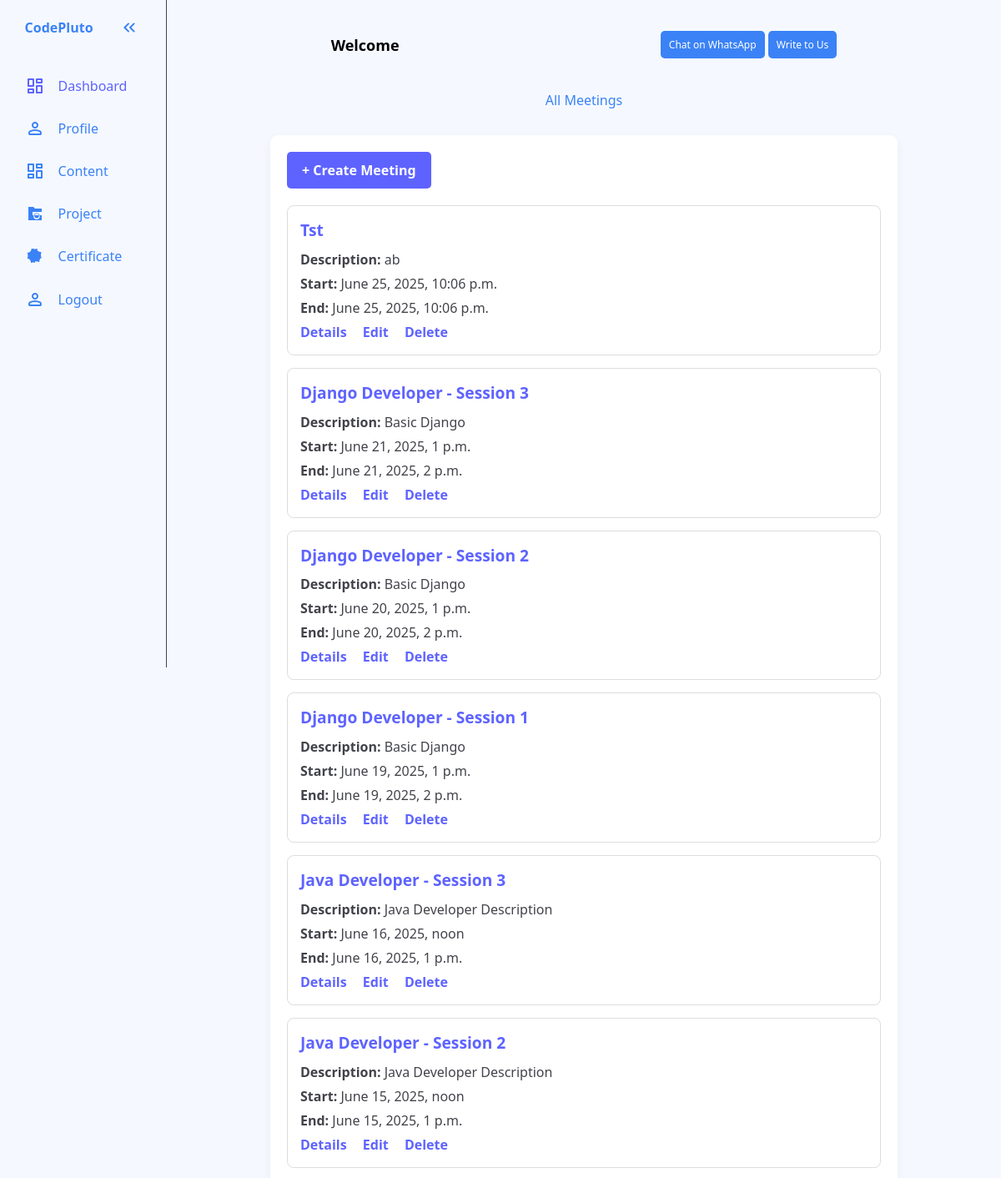
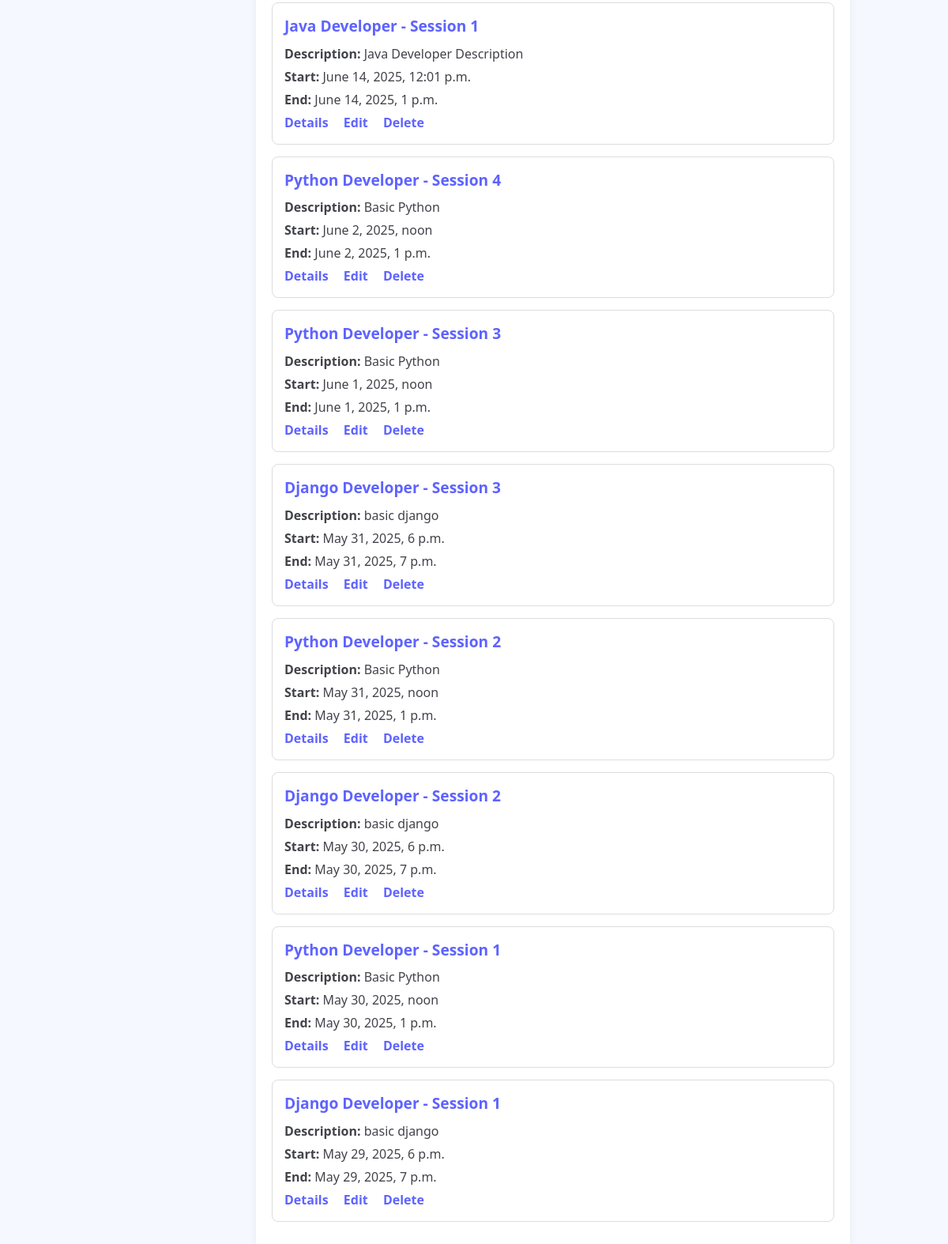
The app's page /meeting_list/ with its own data (2 pictures, top to bottom).
### myapp/models.py (models this page shows, shortened)
class Meeting(models.Model):
    user = models.ForeignKey(CustomUser, on_delete=models.CASCADE,null=True)
    teacher = models.ForeignKey(Teacher,on_delete=models.CASCADE,null=True)
    title = models.CharField(max_length=255)
    description = models.TextField(blank=True)
    start_time = models.DateTimeField()
    end_time = models.DateTimeField()
    meet_link = models.URLField(blank=True)
    recording_link = models.URLField(blank=True)
    google_event_id = models.CharField(max_length=255, blank=True, null=True)
    completed = models.BooleanField(default="False",null=True)
    created_at = models.DateTimeField(auto_now_add=True,null=True)

### myapp/views.py (the view)
# urls.py: path('meeting_list/',meeting_list,name='meeting_list'),
def meeting_list(request):
    meetings = Meeting.objects.all().order_by('-start_time')
    return render(request, 'gmeet/meeting_list.html', {'meetings': meetings})

### templates/gmeet/meeting_list.html (shortened to what this page needs)
{% extends 'base.html' %}
{% load static%}
{% block 'content' %}
</head>
<body>
    <h2>All Meetings</h2>
    <div class="container">
        <a href="{% url 'create_meeting' %}" class="create-button">+ Create Meeting</a>
        {% for meeting in meetings %}
            <div class="meeting-card">
                <div class="meeting-title">{{ meeting.title }}</div>
                <div class="meeting-info"><strong>Description:</strong> {{ meeting.description }}</div>
                <div class="meeting-info"><strong>Start:</strong> {{ meeting.start_time }}</div>
                <div class="meeting-info"><strong>End:</strong> {{ meeting.end_time }}</div>
                <div class="actions">
                    <a href="{% url 'meeting_detail' meeting.id %}">Details</a>
                    <a href="{% url 'update_meeting' meeting.id %}">Edit</a>
                    <a href="{% url 'delete_meeting' meeting.id %}">Delete</a>
                </div>
            </div>
        {% empty %}
            <p>No meetings available.</p>
        {% endfor %}
    </div>
{% endblock %}

### templates/gmeet/meeting_list.html (style rules this page uses)
:root { --base-clr: #F5F9FF; --line-clr: #42434a; --hover-clr: rgb(228, 230, 243); --text-clr: #3B82F6; --accent-clr: #5e63ff; --secondary-text-clr: rgb(0, 0, 0); }
body { margin: 0; padding: 0; background-color: var(--base-clr); font-family: 'Segoe UI', Tahoma, Geneva, Verdana, sans-serif; color: var(--line-clr); }
h2 { text-align: center; color: var(--text-clr); margin-top: 30px; }
.container { width: 80%; max-width: 1000px; margin: 30px auto; background-color: white; padding: 20px; border-radius: 10px; box-shadow: 0 4px 12px rgba(0, 0, 0, 0.05); }
.create-button { display: inline-block; margin-bottom: 20px; background-color: var(--accent-clr); color: white; padding: 10px 18px; border-radius: 5px; text-decoration: none; font-weight: bold; transition: background-color 0.3s; }
.meeting-card { border: 1px solid #ddd; border-radius: 8px; padding: 15px; margin-bottom: 15px; background-color: #ffffff; transition: background-color 0.3s; }
.meeting-title { font-size: 1.2em; font-weight: bold; margin-bottom: 8px; color: var(--accent-clr); }
.meeting-info { margin: 5px 0; }
.actions a { margin-right: 15px; color: var(--accent-clr); font-weight: bold; text-decoration: none; }

### records on screen
Meeting: title "Tst", description "ab", start_time "June 25, 2025, 10:06 p.m.", end_time "June 25, 2025, 10:06 p.m."
Meeting: title "Django Developer - Session 3", description "Basic Django", start_time "June 21, 2025, 1 p.m.", end_time "June 21, 2025, 2 p.m."
Meeting: title "Django Developer - Session 2", description "Basic Django", start_time "June 20, 2025, 1 p.m.", end_time "June 20, 2025, 2 p.m."
Meeting: title "Django Developer - Session 1", description "Basic Django", start_time "June 19, 2025, 1 p.m.", end_time "June 19, 2025, 2 p.m."
Meeting: title "Java Developer - Session 3", description "Java Developer Description", start_time "June 16, 2025, noon", end_time "June 16, 2025, 1 p.m."
Meeting: title "Java Developer - Session 2", description "Java Developer Description", start_time "June 15, 2025, noon", end_time "June 15, 2025, 1 p.m."
Meeting: title "Java Developer - Session 1", description "Java Developer Description", start_time "June 14, 2025, 12:01 p.m.", end_time "June 14, 2025, 1 p.m."
Meeting: title "Python Developer - Session 4", description "Basic Python", start_time "June 2, 2025, noon", end_time "June 2, 2025, 1 p.m."
Meeting: title "Python Developer - Session 3", description "Basic Python", start_time "June 1, 2025, noon", end_time "June 1, 2025, 1 p.m."
Meeting: title "Django Developer - Session 3", description "basic django", start_time "May 31, 2025, 6 p.m.", end_time "May 31, 2025, 7 p.m."
Meeting: title "Python Developer - Session 2", description "Basic Python", start_time "May 31, 2025, noon", end_time "May 31, 2025, 1 p.m."
Meeting: title "Django Developer - Session 2", description "basic django", start_time "May 30, 2025, 6 p.m.", end_time "May 30, 2025, 7 p.m."
Meeting: title "Python Developer - Session 1", description "Basic Python", start_time "May 30, 2025, noon", end_time "May 30, 2025, 1 p.m."
Meeting: title "Django Developer - Session 1", description "basic django", start_time "May 29, 2025, 6 p.m.", end_time "May 29, 2025, 7 p.m."
